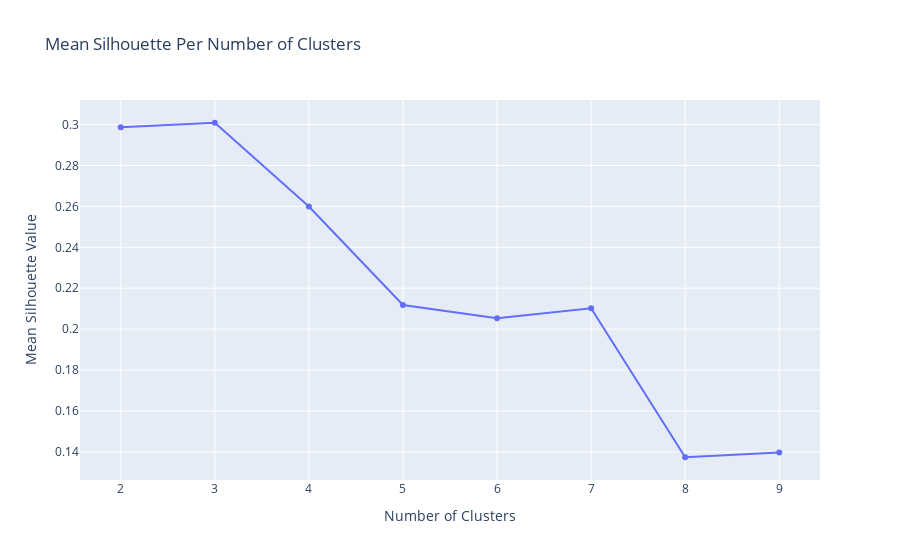

Source (notebook cell):
### Code cell
fig = go.Figure()
fig.add_trace(go.Scatter( x = n_clusters, y = silhouette_values))
fig.update_layout(
    title = "Mean Silhouette Per Number of Clusters",
    xaxis_title = "Number of Clusters",
    yaxis_title = "Mean Silhouette Value"
)

### Figure 1 — Plotly figure (JSON) as saved in the notebook; plotly's stock layout.template omitted (floating-point values rounded to 4 significant figures)
{"data": [{"type": "scatter", "x": [2, 3, 4, 5, 6, 7, 8, 9], "y": [0.2987, 0.3009, 0.2599, 0.2118, 0.2054, 0.2102, 0.1374, 0.1398]}], "layout": {"title": {"text": "Mean Silhouette Per Number of Clusters"}, "xaxis": {"title": {"text": "Number of Clusters"}}, "yaxis": {"title": {"text": "Mean Silhouette Value"}}}}
